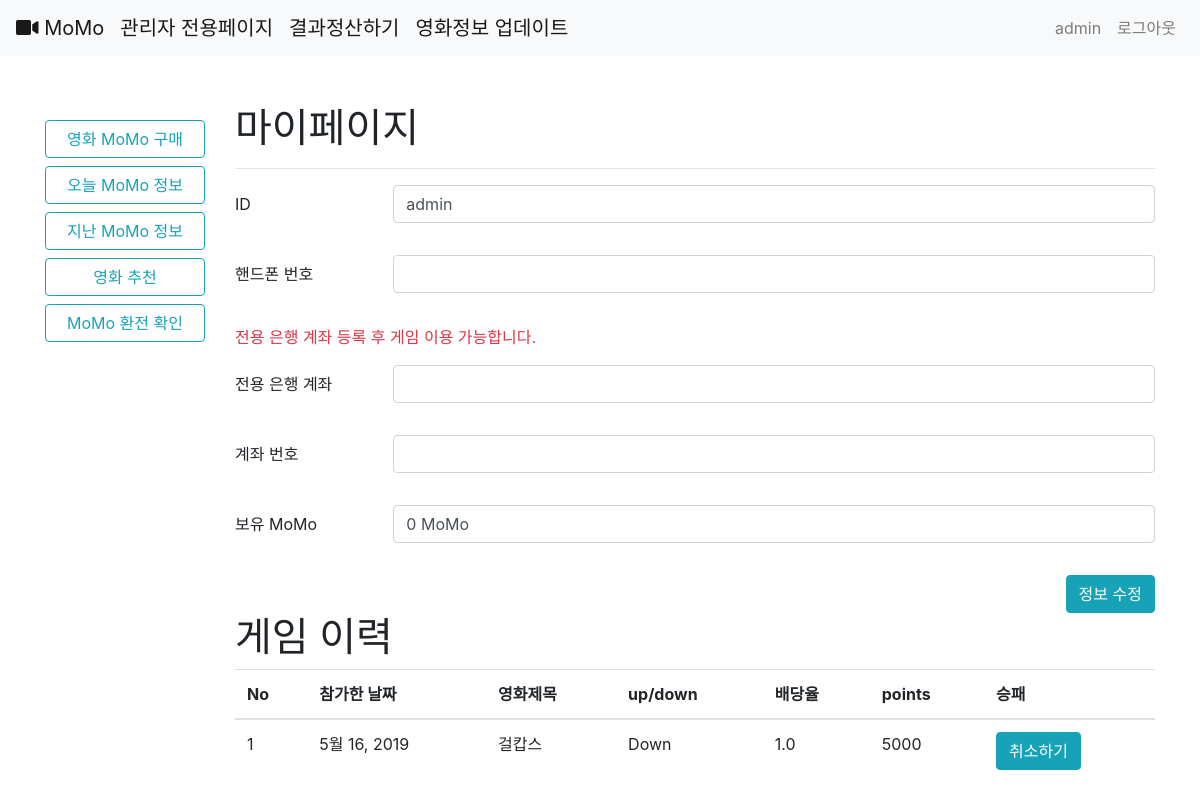
The page /accounts/2/ (signed in) on the database as committed earlier.
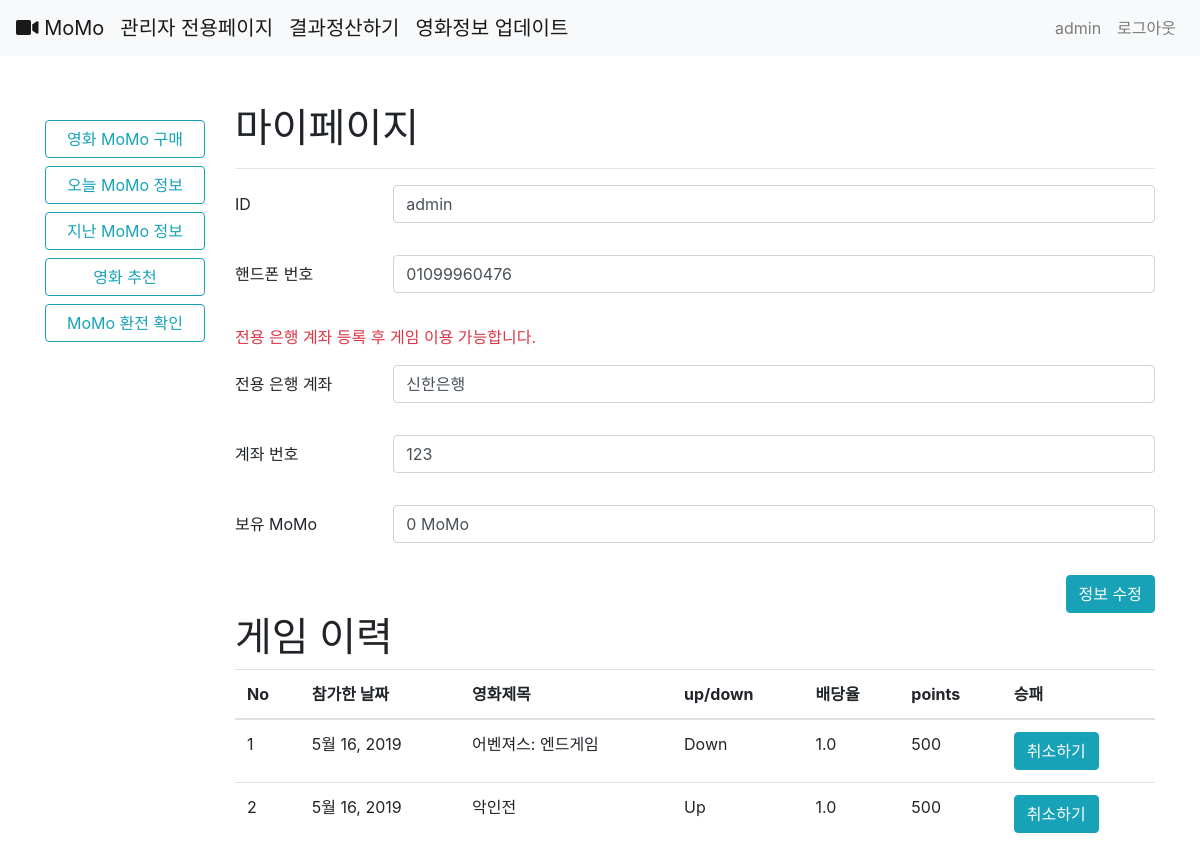
The same page on the database as committed later.
### momo/models.py (models this page shows, shortened)
class UserMatchMoney(models.Model):
    user = models.ForeignKey(settings.AUTH_USER_MODEL, on_delete=models.CASCADE)
    match = models.ForeignKey(Match, on_delete=models.CASCADE)
    updown = models.IntegerField(default=0)# 1은 up 2는 down
    points = models.IntegerField(default=0)
    win = models.IntegerField(default=0)#0은 아직 상태 모름 1은 이김 2는 짐

class Match(models.Model):
    movie = models.ForeignKey(Movie, on_delete=models.CASCADE)
    user_up = models.ManyToManyField(settings.AUTH_USER_MODEL, related_name="up",blank=True)
    user_down = models.ManyToManyField(settings.AUTH_USER_MODEL, related_name="down",blank=True)
    standard = models.PositiveIntegerField(default = 0)# 기준관객수
    date = models.DateField()# 날짜
    uprate = models.FloatField(default = 1)#up 배당
    downrate = models.FloatField(default = 1)#down 배당
    result = models.IntegerField(blank=True, null=True)
    usercnt = models.IntegerField(default=0)

class Movie(models.Model):
    title = models.CharField(max_length=120) # 영화 제목
    poster_url = models.ImageField(blank=True) # 영화 포스터
    audiCnt = models.IntegerField() # 해당일 관객수
    audinten = models.IntegerField() # 전일 대비 증감수
    audiChange = models.FloatField() # 전일 대비 증감 비율
    auidAcc = models.IntegerField() # 누적 관객수
    userRating = models.FloatField() # 영화 평점
    date = models.DateField()
    def __str__(self):
        return self.title

### accounts/models.py (models this page shows)
class Profile(models.Model):
    phone_num = models.CharField(max_length=50, blank=True)
    bank = models.CharField(max_length=20,blank=True)
    bank_num = models.CharField(max_length=20,blank=True)
    user = models.OneToOneField(settings.AUTH_USER_MODEL, on_delete=models.CASCADE)

### accounts/views.py (the view)
# urls.py: path('<int:user_id>/',views.user_detail,name='user_detail'),
@login_required
def user_detail(request,user_id):
    user = get_user_model().objects.get(pk=user_id)
    profile = Profile.objects.get(user=user.id)
    matches = UserMatchMoney.objects.filter(user=user_id)
    if request.user.is_superuser :
        matches = UserMatchMoney.objects.all()
    context={
        'user_infos':profile,
        'matches':matches
    }
    return render(request,'accounts/userdetail.html',context)

### accounts/templates/accounts/userdetail.html (shortened to what this page needs)
{% extends 'base.html' %}
{% block body %}
<h1>마이페이지</h1>
<hr>
<div class="form-group row">
  <label for="inputEmail3" class="col-sm-2 col-form-label">ID</label>
  <div class="col-sm-10">
    <p class="form-control">{{ user.username }}</p>
  </div>
</div>
<div class="form-group row">
  <label for="inputEmail3" class="col-sm-2 col-form-label">핸드폰 번호</label>
  <div class="col-sm-10">
    <p class="form-control">{{ user_infos.phone_num }}</p>
  </div>
</div>
<p class="text-danger">전용 은행 계좌 등록 후 게임 이용 가능합니다.</p>
<div class="form-group row">
  <label for="inputEmail3" class="col-sm-2 col-form-label">전용 은행 계좌</label>
  <div class="col-sm-10">
    <p class="form-control">{{ user_infos.bank }}</p>
  </div>
</div>
<div class="form-group row">
  <label for="inputEmail3" class="col-sm-2 col-form-label">계좌 번호</label>
  <div class="col-sm-10">
    <p class="form-control">
      {% if user_infos.bank_num != None%}
      {{ user_infos.bank_num }}
      {% endif %}
    </p>
  </div>
</div>
<div class="form-group row">
  <label for="inputEmail3" class="col-sm-2 col-form-label">보유 MoMo</label>
  <div class="col-sm-10">
    <p class="form-control">{{ user.points}} MoMo</p>
  </div>
</div>
<div align="right">
  <div>
    <a href="{% url 'accounts:user_update' user.id%}"><button class="btn btn-info">정보 수정</button></a>
  </div>
</div>
<h1>게임 이력</h1>
<table class="table">
  <thead>
    <tr>
      <th scope="col">No</th>
      <th scope="col">참가한 날짜</th>
      <th scope="col">영화제목</th>
      <th scope="col">up/down</th>
      <th scope="col">배당율</th>
      <th scope="col">points</th>
      <th scope="col">승패</th>
    </tr>
  </thead>
  <tbody>
    {% for match in matches %}
    <tr>
      <td scope="row"></td>
      <td>{{match.match.date}}</td>
      <td>{{match.match.movie}}</td>
      {% if match.updown == 1 %}
      <td>Up</td>
      <td>{{match.match.uprate}}</td>
      {% else %}
      <td>Down</td>
      <td>{{match.match.downrate}}</td>
      {% endif %}
      <td>{{match.points}}</td>
      {% if match.win == 1 %}
      <td>승</td>
      {% elif match.win == 2 %}
      <td>패</td>
      {% else %}
      <td>
        <form action = "{% url 'accounts:refund' match.id %}" method = "POST">
        <button type="submit" class="btn btn-info">취소하기</button>
        </form>
      </td>
      {% endif %}
    </tr>
    {% endfor %}
  </tbody>
</table>
{% endblock %}

Rows that differ between the two databases and show on the page:
removed UserMatchMoney: match "5월 16, 2019", match.movie "걸캅스", match.downrate "1.0", points "5000", win "취소하기"
now on this page (row edited): Profile: phone_num "01099960476", bank "신한은행", bank_num "123"
added UserMatchMoney: match "5월 16, 2019", match.movie "어벤져스: 엔드게임", match.downrate "1.0", points "500", win "취소하기"
added UserMatchMoney: match "5월 16, 2019", match.movie "악인전", match.uprate "1.0", points "500", win "취소하기"
